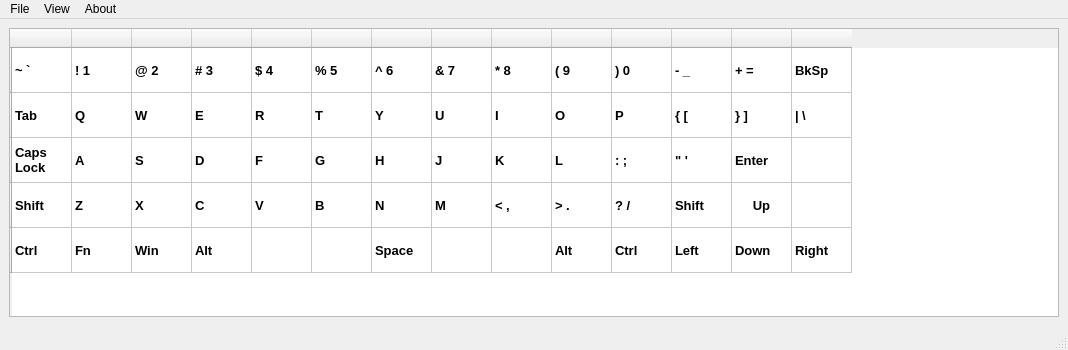
<?xml version="1.0" encoding="UTF-8"?>
<ui version="4.0">
 <class>MainWindow</class>
 <widget class="QMainWindow" name="MainWindow">
  <property name="geometry">
   <rect>
    <x>0</x>
    <y>0</y>
    <width>1068</width>
    <height>350</height>
   </rect>
  </property>
  <property name="minimumSize">
   <size>
    <width>875</width>
    <height>350</height>
   </size>
  </property>
  <property name="windowTitle">
   <string>Brain Keyboard</string>
  </property>
  <property name="windowIcon">
   <iconset>
    <normaloff>../../../AppData/Local/IIT Jodhpur UGRI/Software/AIIMS Logo 32X32.png</normaloff>../../../AppData/Local/IIT Jodhpur UGRI/Software/AIIMS Logo 32X32.png</iconset>
  </property>
  <widget class="QWidget" name="centralwidget">
   <layout class="QGridLayout" name="gridLayout">
    <property name="sizeConstraint">
     <enum>QLayout::SetDefaultConstraint</enum>
    </property>
    <property name="bottomMargin">
     <number>11</number>
    </property>
    <item row="0" column="0">
     <widget class="QTableWidget" name="tableWidget">
      <property name="font">
       <font>
        <pointsize>10</pointsize>
        <weight>75</weight>
        <bold>true</bold>
       </font>
      </property>
      <attribute name="horizontalHeaderDefaultSectionSize">
       <number>60</number>
      </attribute>
      <attribute name="horizontalHeaderMinimumSectionSize">
       <number>50</number>
      </attribute>
      <attribute name="verticalHeaderDefaultSectionSize">
       <number>45</number>
      </attribute>
      <row>
       <property name="text">
        <string/>
       </property>
      </row>
      <row>
       <property name="text">
        <string/>
       </property>
      </row>
      <row>
       <property name="text">
        <string/>
       </property>
      </row>
      <row>
       <property name="text">
        <string/>
       </property>
      </row>
      <row>
       <property name="text">
        <string/>
       </property>
      </row>
      <column>
       <property name="text">
        <string/>
       </property>
       <property name="background">
        <color>
         <red>255</red>
         <green>255</green>
         <blue>255</blue>
        </color>
       </property>
      </column>
      <column>
       <property name="text">
        <string/>
       </property>
      </column>
      <column>
       <property name="text">
        <string/>
       </property>
      </column>
      <column>
       <property name="text">
        <string/>
       </property>
      </column>
      <column>
       <property name="text">
        <string/>
       </property>
      </column>
      <column>
       <property name="text">
        <string/>
       </property>
      </column>
      <column>
       <property name="text">
        <string/>
       </property>
      </column>
      <column>
       <property name="text">
        <string/>
       </property>
      </column>
      <column>
       <property name="text">
        <string/>
       </property>
      </column>
      <column>
       <property name="text">
        <string/>
       </property>
      </column>
      <column>
       <property name="text">
        <string/>
       </property>
      </column>
      <column>
       <property name="text">
        <string/>
       </property>
      </column>
      <column>
       <property name="text">
        <string/>
       </property>
      </column>
      <column>
       <property name="text">
        <string/>
       </property>
      </column>
      <item row="0" column="0">
       <property name="text">
        <string>~ `</string>
       </property>
      </item>
      <item row="0" column="1">
       <property name="text">
        <string>! 1</string>
       </property>
      </item>
      <item row="0" column="2">
       <property name="text">
        <string>@ 2</string>
       </property>
      </item>
      <item row="0" column="3">
       <property name="text">
        <string># 3</string>
       </property>
      </item>
      <item row="0" column="4">
       <property name="text">
        <string>$ 4</string>
       </property>
      </item>
      <item row="0" column="5">
       <property name="text">
        <string>% 5</string>
       </property>
      </item>
      <item row="0" column="6">
       <property name="text">
        <string>^ 6</string>
       </property>
      </item>
      <item row="0" column="7">
       <property name="text">
        <string>&amp; 7</string>
       </property>
      </item>
      <item row="0" column="8">
       <property name="text">
        <string>* 8</string>
       </property>
      </item>
      <item row="0" column="9">
       <property name="text">
        <string>( 9</string>
       </property>
      </item>
      <item row="0" column="10">
       <property name="text">
        <string>) 0</string>
       </property>
      </item>
      <item row="0" column="11">
       <property name="text">
        <string>- _</string>
       </property>
      </item>
      <item row="0" column="12">
       <property name="text">
        <string>+ =</string>
       </property>
      </item>
      <item row="0" column="13">
       <property name="text">
        <string>BkSp</string>
       </property>
      </item>
      <item row="1" column="0">
       <property name="text">
        <string>Tab</string>
       </property>
      </item>
      <item row="1" column="1">
       <property name="text">
        <string>Q</string>
       </property>
      </item>
      <item row="1" column="2">
       <property name="text">
        <string>W</string>
       </property>
      </item>
      <item row="1" column="3">
       <property name="text">
        <string>E</string>
       </property>
      </item>
      <item row="1" column="4">
       <property name="text">
        <string>R</string>
       </property>
      </item>
      <item row="1" column="5">
       <property name="text">
        <string>T</string>
       </property>
      </item>
      <item row="1" column="6">
       <property name="text">
        <string>Y</string>
       </property>
      </item>
      <item row="1" column="7">
       <property name="text">
        <string>U</string>
       </property>
      </item>
      <item row="1" column="8">
       <property name="text">
        <string>I</string>
       </property>
      </item>
      <item row="1" column="9">
       <property name="text">
        <string>O</string>
       </property>
      </item>
      <item row="1" column="10">
       <property name="text">
        <string>P</string>
       </property>
      </item>
      <item row="1" column="11">
       <property name="text">
        <string>{ [</string>
       </property>
      </item>
      <item row="1" column="12">
       <property name="text">
        <string>} ]</string>
       </property>
      </item>
      <item row="1" column="13">
       <property name="text">
        <string>| \</string>
       </property>
      </item>
      <item row="2" column="0">
       <property name="text">
        <string>Caps Lock</string>
       </property>
      </item>
      <item row="2" column="1">
       <property name="text">
        <string>A</string>
       </property>
      </item>
      <item row="2" column="2">
       <property name="text">
        <string>S</string>
       </property>
      </item>
      <item row="2" column="3">
       <property name="text">
        <string>D</string>
       </property>
      </item>
      <item row="2" column="4">
       <property name="text">
        <string>F</string>
       </property>
      </item>
      <item row="2" column="5">
       <property name="text">
        <string>G</string>
       </property>
      </item>
      <item row="2" column="6">
       <property name="text">
        <string>H</string>
       </property>
      </item>
      <item row="2" column="7">
       <property name="text">
        <string>J</string>
       </property>
      </item>
      <item row="2" column="8">
       <property name="text">
        <string>K</string>
       </property>
      </item>
      <item row="2" column="9">
       <property name="text">
        <string>L</string>
       </property>
      </item>
      <item row="2" column="10">
       <property name="text">
        <string>: ;</string>
       </property>
      </item>
      <item row="2" column="11">
       <property name="text">
        <string>&quot; '</string>
       </property>
      </item>
      <item row="2" column="12">
       <property name="text">
        <string>Enter</string>
       </property>
      </item>
      <item row="3" column="0">
       <property name="text">
        <string>Shift</string>
       </property>
      </item>
      <item row="3" column="1">
       <property name="text">
        <string>Z</string>
       </property>
      </item>
      <item row="3" column="2">
       <property name="text">
        <string>X</string>
       </property>
      </item>
      <item row="3" column="3">
       <property name="text">
        <string>C</string>
       </property>
      </item>
      <item row="3" column="4">
       <property name="text">
        <string>V</string>
       </property>
      </item>
      <item row="3" column="5">
       <property name="text">
        <string>B</string>
       </property>
      </item>
      <item row="3" column="6">
       <property name="text">
        <string>N</string>
       </property>
      </item>
      <item row="3" column="7">
       <property name="text">
        <string>M</string>
       </property>
      </item>
      <item row="3" column="8">
       <property name="text">
        <string>&lt; ,</string>
       </property>
      </item>
      <item row="3" column="9">
       <property name="text">
        <string>&gt; .</string>
       </property>
      </item>
      <item row="3" column="10">
       <property name="text">
        <string>? /</string>
       </property>
      </item>
      <item row="3" column="11">
       <property name="text">
        <string>Shift</string>
       </property>
      </item>
      <item row="3" column="12">
       <property name="text">
        <string>Up</string>
       </property>
       <property name="textAlignment">
        <set>AlignHCenter|AlignVCenter|AlignCenter</set>
       </property>
      </item>
      <item row="3" column="13">
       <property name="text">
        <string/>
       </property>
      </item>
      <item row="4" column="0">
       <property name="text">
        <string>Ctrl</string>
       </property>
      </item>
      <item row="4" column="1">
       <property name="text">
        <string>Fn</string>
       </property>
      </item>
      <item row="4" column="2">
       <property name="text">
        <string>Win</string>
       </property>
      </item>
      <item row="4" column="3">
       <property name="text">
        <string>Alt</string>
       </property>
      </item>
      <item row="4" column="4">
       <property name="text">
        <string/>
       </property>
      </item>
      <item row="4" column="5">
       <property name="text">
        <string/>
       </property>
      </item>
      <item row="4" column="6">
       <property name="text">
        <string>Space</string>
       </property>
      </item>
      <item row="4" column="7">
       <property name="text">
        <string/>
       </property>
      </item>
      <item row="4" column="8">
       <property name="text">
        <string/>
       </property>
      </item>
      <item row="4" column="9">
       <property name="text">
        <string>Alt</string>
       </property>
      </item>
      <item row="4" column="10">
       <property name="text">
        <string>Ctrl</string>
       </property>
      </item>
      <item row="4" column="11">
       <property name="text">
        <string>Left</string>
       </property>
      </item>
      <item row="4" column="12">
       <property name="text">
        <string>Down</string>
       </property>
      </item>
      <item row="4" column="13">
       <property name="text">
        <string>Right</string>
       </property>
      </item>
     </widget>
    </item>
   </layout>
  </widget>
  <widget class="QMenuBar" name="menubar">
   <property name="geometry">
    <rect>
     <x>0</x>
     <y>0</y>
     <width>1068</width>
     <height>26</height>
    </rect>
   </property>
   <widget class="QMenu" name="menuFile">
    <property name="title">
     <string>File</string>
    </property>
    <addaction name="separator"/>
    <addaction name="actionStart"/>
    <addaction name="actionStop"/>
    <addaction name="actionExit"/>
   </widget>
   <widget class="QMenu" name="menuView">
    <property name="title">
     <string>View</string>
    </property>
    <addaction name="action1_Graph"/>
    <addaction name="action2_Graph"/>
    <addaction name="action4_Graph"/>
   </widget>
   <widget class="QMenu" name="menuAbout">
    <property name="title">
     <string>About</string>
    </property>
    <addaction name="actionInfo"/>
    <addaction name="actionAuthor"/>
   </widget>
   <addaction name="menuFile"/>
   <addaction name="menuView"/>
   <addaction name="menuAbout"/>
  </widget>
  <widget class="QStatusBar" name="statusbar"/>
  <action name="actionStart">
   <property name="text">
    <string>Start</string>
   </property>
  </action>
  <action name="actionExit">
   <property name="text">
    <string>Exit</string>
   </property>
  </action>
  <action name="action1_Graph">
   <property name="text">
    <string>Inspiration Graph</string>
   </property>
  </action>
  <action name="action2_Graph">
   <property name="text">
    <string>Expiration Graph</string>
   </property>
  </action>
  <action name="action4_Graph">
   <property name="text">
    <string>Compliance Curve</string>
   </property>
  </action>
  <action name="actionAuthor">
   <property name="text">
    <string>Developer</string>
   </property>
  </action>
  <action name="actionInfo">
   <property name="text">
    <string>Info</string>
   </property>
  </action>
  <action name="actionStop">
   <property name="text">
    <string>Stop</string>
   </property>
  </action>
 </widget>
 <resources/>
 <connections/>
</ui>
